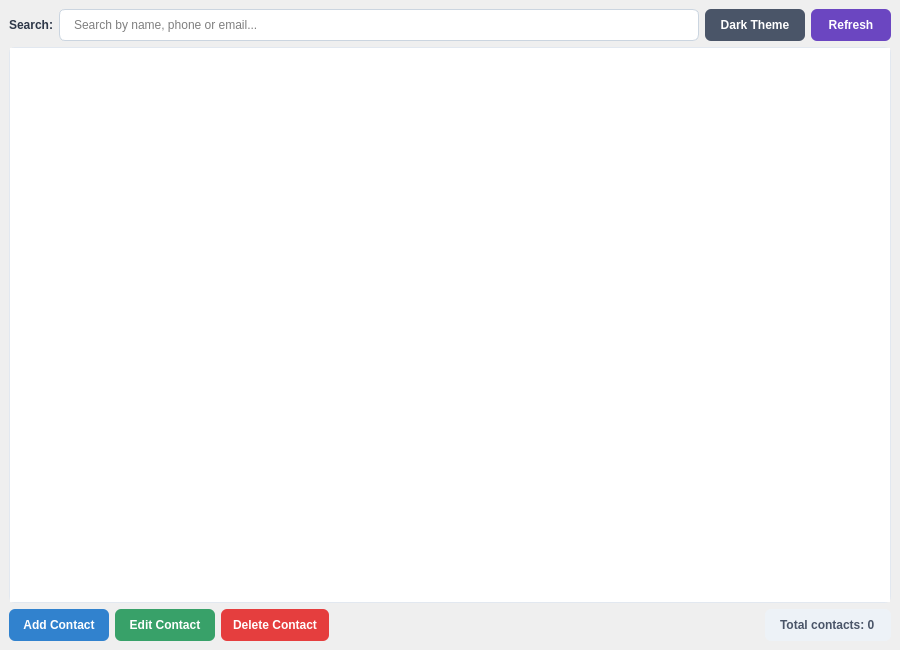
<?xml version="1.0" encoding="UTF-8"?>
<ui version="4.0">
 <class>MainWindow</class>
 <widget class="QMainWindow" name="MainWindow">
  <property name="geometry">
   <rect>
    <x>0</x>
    <y>0</y>
    <width>900</width>
    <height>650</height>
   </rect>
  </property>
  <property name="minimumSize">
   <size>
    <width>800</width>
    <height>550</height>
   </size>
  </property>
  <property name="windowTitle">
   <string>PhoneBook</string>
  </property>
  <widget class="QWidget" name="centralwidget">
   <layout class="QVBoxLayout" name="verticalLayout" >
    <item>
     <layout class="QHBoxLayout" name="horizontalLayout" >
      <item>
       <widget class="QLabel" name="searchLabel">
        <property name="text">
         <string>Search:</string>
        </property>
        <property name="styleSheet">
         <string notr="true">font-weight: bold; color: #2d3748;</string>
        </property>
       </widget>
      </item>
      <item>
       <widget class="QLineEdit" name="searchLineEdit">
        <property name="placeholderText">
         <string>Search by name, phone or email...</string>
        </property>
        <property name="minimumSize">
         <size>
          <width>200</width>
          <height>32</height>
         </size>
        </property>
        <property name="styleSheet">
         <string notr="true">border: 1px solid #cbd5e0; border-radius: 6px; padding: 6px 12px;</string>
        </property>
       </widget>
      </item>
      <item>
       <widget class="QPushButton" name="themeButton">
        <property name="text">
         <string>Dark Theme</string>
        </property>
        <property name="minimumSize">
         <size>
          <width>100</width>
          <height>32</height>
         </size>
        </property>
        <property name="styleSheet">
         <string notr="true">background: #4a5568; color: white; border: none; border-radius: 6px; padding: 6px 12px; font-weight: 600;</string>
        </property>
       </widget>
      </item>
      <item>
       <widget class="QPushButton" name="refreshButton">
        <property name="text">
         <string>Refresh</string>
        </property>
        <property name="minimumSize">
         <size>
          <width>80</width>
          <height>32</height>
         </size>
        </property>
        <property name="styleSheet">
         <string notr="true">background: #6b46c1; color: white; border: none; border-radius: 6px; padding: 6px 12px; font-weight: 600;</string>
        </property>
       </widget>
      </item>
     </layout>
    </item>
    <item>
     <widget class="QTableView" name="contactsTableView">
      <property name="styleSheet">
       <string notr="true">border: 1px solid #e2e8f0; border-radius: 6px;</string>
      </property>
     </widget>
    </item>
    <item>
     <layout class="QHBoxLayout" name="horizontalLayout_2">
      <item>
       <widget class="QPushButton" name="addButton">
        <property name="text">
         <string>Add Contact</string>
        </property>
        <property name="minimumSize">
         <size>
          <width>100</width>
          <height>32</height>
         </size>
        </property>
        <property name="styleSheet">
         <string notr="true">background: #3182ce; color: white; border: none; border-radius: 6px; padding: 6px 12px; font-weight: 600;</string>
        </property>
       </widget>
      </item>
      <item>
       <widget class="QPushButton" name="editButton">
        <property name="text">
         <string>Edit Contact</string>
        </property>
        <property name="minimumSize">
         <size>
          <width>100</width>
          <height>32</height>
         </size>
        </property>
        <property name="styleSheet">
         <string notr="true">background: #38a169; color: white; border: none; border-radius: 6px; padding: 6px 12px; font-weight: 600;</string>
        </property>
       </widget>
      </item>
      <item>
       <widget class="QPushButton" name="deleteButton">
        <property name="text">
         <string>Delete Contact</string>
        </property>
        <property name="minimumSize">
         <size>
          <width>100</width>
          <height>32</height>
         </size>
        </property>
        <property name="styleSheet">
         <string notr="true">background: #e53e3e; color: white; border: none; border-radius: 6px; padding: 6px 12px; font-weight: 600;</string>
        </property>
       </widget>
      </item>
      <item>
       <spacer name="horizontalSpacer">
        <property name="orientation">
         <enum>Qt::Horizontal</enum>
        </property>
        <property name="sizeHint" stdset="0">
         <size>
          <width>40</width>
          <height>20</height>
         </size>
        </property>
       </spacer>
      </item>
      <item>
       <widget class="QLabel" name="statusLabel">
        <property name="text">
         <string>Total contacts: 0</string>
        </property>
        <property name="styleSheet">
         <string notr="true">background: #edf2f7; color: #4a5568; border-radius: 6px; padding: 6px 12px; font-weight: 600;</string>
        </property>
       </widget>
      </item>
     </layout>
    </item>
   </layout>
  </widget>
 </widget>
 <resources/>
 <connections/>
</ui>
